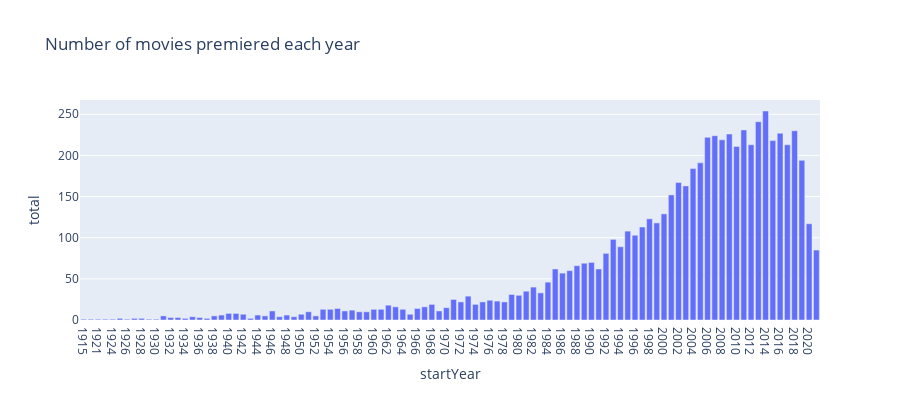

Notebook cell for this chart:
### Markdown cell above
<br/><br/>

The following cell should generate an interesting plot of the number of movies that premiered each year. Notice there are fewer movies premiering from the 1920s to the late 1940s. Why might that be? *This question is rhetorical; you do not need to write your answer anywhere.*

### Code cell
# Run this call to generate the bar plot; no further action is needed
px.bar(query_q1b.DataFrame(), x="startYear", y="total", title="Number of movies premiered each year", width=900, height=400)

### Figure 1 — Plotly figure (JSON) as saved in the notebook; plotly's stock layout.template omitted (floating-point values rounded to 4 significant figures)
{"data": [{"alignmentgroup": "True", "hovertemplate": "startYear=%{x}<br>total=%{y}<extra></extra>", "legendgroup": "", "marker": {"color": "#636efa", "pattern": {"shape": ""}}, "name": "", "offsetgroup": "", "orientation": "v", "showlegend": false, "textposition": "auto", "type": "bar", "x": ["1915", "1920", "1921", "1922", "1924", "1925", "1926", "1927", "1928", "1929", "1930", "1931", "1932", "1933", "1934", "1935", "1936", "1937", "1938", "1939", "1940", "1941", "1942", "1943", "1944", "1945", "1946", "1947", "1948", "1949", "1950", "1951", "1952", "1953", "1954", "1955", "1956", "1957", "1958", "1959", "1960", "1961", "1962", "1963", "1964", "1965", "1966", "1967", "1968", "1969", "1970", "1971", "1972", "1973", "1974", "1975", "1976", "1977", "1978", "1979", "1980", "1981", "1982", "1983", "1984", "1985", "1986", "1987", "1988", "1989", "1990", "1991", "1992", "1993", "1994", "1995", "1996", "1997", "1998", "1999", "2000", "2001", "2002", "2003", "2004", "2005", "2006", "2007", "2008", "2009", "2010", "2011", "2012", "2013", "2014", "2015", "2016", "2017", "2018", "2019", "2020", "2021"], "xaxis": "x", "y": [1, 1, 1, 1, 1, 2, 1, 2, 2, 1, 1, 5, 3, 3, 2, 4, 3, 2, 5, 6, 8, 8, 7, 2, 6, 5, 11, 4, 6, 4, 7, 10, 5, 13, 13, 14, 11, 12, 10, 10, 13, 13, 18, 16, 13, 7, 14, 16, 19, 11, 15, 25, 22, 29, 19, 22, 24, 23, 22, 31, 30, 35, 40, 33, 46, 62, 57, 60, 66, 69, 70, 62, 81, 98, 89, 108, 103, 113, 123, 118, 129, 152, 167, 163, 184, 191, 222, 224, 219, 226, 211, 231, 213, 241, 254, 218, 227, 213, 230, 194, 117, 85], "yaxis": "y"}], "layout": {"barmode": "relative", "height": 400, "legend": {"tracegroupgap": 0}, "title": {"text": "Number of movies premiered each year"}, "width": 900, "xaxis": {"anchor": "y", "domain": [0, 1], "title": {"text": "startYear"}}, "yaxis": {"anchor": "x", "domain": [0, 1], "title": {"text": "total"}}}}
